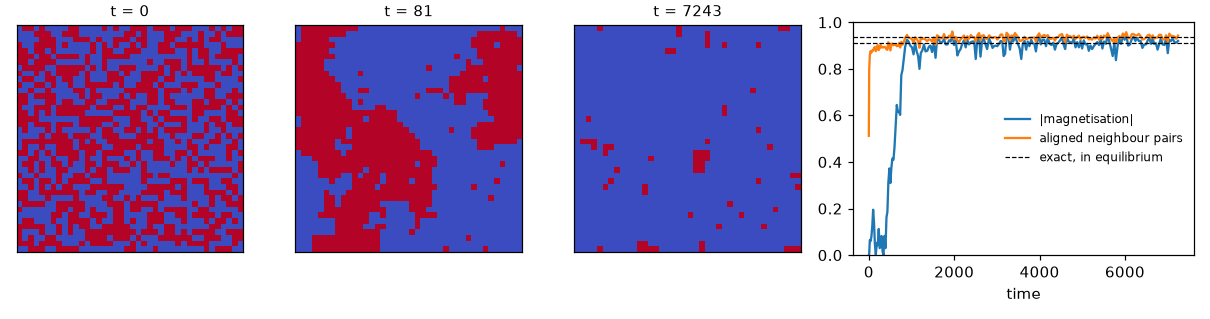

Recreate this plot in Python.
"""Two-dimensional Ising spin model with a custom rate calculator.

The second example of the KMCLib manual, after the model that introduced the
rejection-free ("n-fold way") kinetic Monte Carlo algorithm.  Every site of a
periodic square lattice carries a spin, up ("U") or down ("D").  The only
elementary processes are the two spin flips; what makes the model interesting
is that the rate of a flip depends on the four neighbouring spins:

    rate = min(1, exp(-dE / kT))
    dE = J * (aligned neighbours - opposite neighbours)

Such environment dependent rates are supplied by a *rate calculator*: a class
derived from ``KMCRateCalculatorPlugin`` whose ``rate`` method is called by the
C++ backend whenever it needs the rate of a process at a site.

Starting from random spins below the critical temperature (kT/J = 1, while
kT_c/J = 1.13), the spins order: domains of aligned spins grow until one of
them fills the lattice.  The magnetisation and the fraction of aligned
neighbour pairs then fluctuate around the exact values known for the
two-dimensional Ising model.

Run it with::

    python ising.py                    # Python rate calculator, about 10 s
    python ising.py --calculator cpp   # the built-in C++ rate calculator
    python ising.py --plot             # also writes a figure (needs matplotlib)

References:
  A. B. Bortz, M. H. Kalos and J. L. Lebowitz, J. Comput. Phys. 17 (1975) 10.
  L. Onsager, Phys. Rev. 65 (1944) 117; C. N. Yang, Phys. Rev. 85 (1952) 808.
  M. Leetmaa and N. V. Skorodumova, Comput. Phys. Commun. 185 (2014) 2340.
"""

from __future__ import annotations

import argparse
import math
import sys
import time
from pathlib import Path

import numpy as np

from pykmclib import (
    KMCAnalysisPlugin,
    KMCConfiguration,
    KMCControlParameters,
    KMCInteractions,
    KMCLattice,
    KMCLatticeModel,
    KMCProcess,
    KMCRateCalculatorPlugin,
    KMCUnitCell,
)

# Process numbers: the positions of the processes in the list given to
# KMCInteractions.
FLIP_UP_TO_DOWN = 0
FLIP_DOWN_TO_UP = 1


def build_configuration(size=40, seed=1):
    """A periodic ``size`` x ``size`` lattice: random spins, half of them up."""
    unit_cell = KMCUnitCell(
        cell_vectors=np.eye(3), basis_points=[[0.0, 0.0, 0.0]]
    )
    lattice = KMCLattice(
        unit_cell=unit_cell,
        repetitions=(size, size, 1),
        periodic=(True, True, False),
    )

    spins = np.array(
        ["U", "D"] * (size * size // 2) + ["U"] * (size * size % 2)
    )
    np.random.default_rng(seed).shuffle(spins)
    return KMCConfiguration(
        lattice=lattice, types=spins.tolist(), possible_types=["U", "D"]
    )


def build_interactions():
    """The two spin flips.

    Their rate constants are placeholders: the rate calculator sets the rates.
    """
    site = [[0.0, 0.0, 0.0]]
    processes = [
        KMCProcess(
            coordinates=site,
            elements_before=["U"],
            elements_after=["D"],
            basis_sites=[0],
            rate_constant=1.0,
        ),
        KMCProcess(
            coordinates=site,
            elements_before=["D"],
            elements_after=["U"],
            basis_sites=[0],
            rate_constant=1.0,
        ),
    ]
    return KMCInteractions(processes=processes, implicit_wildcards=True)


class IsingRateCalculator(KMCRateCalculatorPlugin):
    """Metropolis flip rates of the Ising model at the temperature kT/J."""

    kbt_over_j = 1.0

    def rate(
        self,
        coords,
        types_before,
        types_after,
        rate_constant,
        process_number,
        global_coordinate,
    ):
        # The backend hands over all sites within `cutoff()` of the site the
        # process acts on, sorted by distance: the site itself comes first,
        # followed by its four neighbours.
        up_neighbours = sum(1 for spin in types_before[1:5] if spin == "U")
        down_neighbours = 4 - up_neighbours

        if process_number == FLIP_UP_TO_DOWN:
            energy_change = up_neighbours - down_neighbours
        else:
            energy_change = down_neighbours - up_neighbours
        return min(1.0, math.exp(-energy_change / self.kbt_over_j))

    def cutoff(self):
        # Nearest neighbours only, in units of the cell vectors.
        return 1.0

    def cacheRates(self):
        # The rate depends on the local environment only, never on the position
        # or the time, so the backend may remember it: Python is then called
        # once per distinct environment.
        return True


def rate_calculator(kbt_over_j):
    """An ``IsingRateCalculator`` class for the given temperature.

    The interactions take a class, not an instance, hence this function.
    """
    return type(
        "IsingRateCalculator",
        (IsingRateCalculator,),
        {"kbt_over_j": float(kbt_over_j)},
    )


class SpinOrder(KMCAnalysisPlugin):
    """Record the magnetisation and the fraction of aligned neighbour pairs.

    A custom analysis: ``setup`` is called before the first step,
    ``registerStep`` every ``analysis_interval`` steps and ``finalize`` after
    the last one.
    """

    def __init__(self):
        self.times = []
        self.magnetisation = []
        self.aligned_fraction = []
        self.snapshots = []

    @staticmethod
    def spins(configuration):
        """The spins as an array of +1 / -1 with the shape of the lattice."""
        size_a, size_b, _ = configuration.cellRepetitions()
        up = np.array(configuration.types()) == "U"
        return np.where(up, 1, -1).reshape(size_a, size_b)

    def setup(self, step, time, configuration):
        self.registerStep(step, time, configuration)

    def registerStep(self, step, time, configuration):
        spins = self.spins(configuration)
        aligned = np.mean(spins == np.roll(spins, 1, axis=0)) + np.mean(
            spins == np.roll(spins, 1, axis=1)
        )
        self.times.append(time)
        self.magnetisation.append(spins.mean())
        self.aligned_fraction.append(aligned / 2.0)
        self.snapshots.append(spins)

    def printResults(self, stream=sys.stdout):
        stream.write(f"{'time':>15s} {'magnetisation':>15s} {'aligned':>15s}\n")
        for row in zip(
            self.times, self.magnetisation, self.aligned_fraction, strict=True
        ):
            stream.write("{:15.5e} {:15.5f} {:15.5f}\n".format(*row))


def exact_magnetisation(kbt_over_j):
    """The magnetisation of the infinite lattice in equilibrium (Yang 1952)."""
    # In the usual notation, E = -J' * sum over pairs of s_i * s_j, this model
    # has J' = J / 2.
    coupling = 0.5 / kbt_over_j
    argument = math.sinh(2.0 * coupling) ** -4
    return (1.0 - argument) ** 0.125 if argument < 1.0 else 0.0


def exact_aligned_fraction(kbt_over_j):
    """The fraction of aligned neighbour pairs in equilibrium (Onsager 1944)."""
    coupling = 0.5 / kbt_over_j
    modulus = 2.0 * math.sinh(2.0 * coupling) / math.cosh(2.0 * coupling) ** 2
    # The complete elliptic integral of the first kind, by the midpoint rule.
    angles = (np.arange(20000) + 0.5) * (0.5 * math.pi / 20000)
    elliptic = np.sum(1.0 / np.sqrt(1.0 - (modulus * np.sin(angles)) ** 2)) * (
        0.5 * math.pi / 20000
    )
    tanh = math.tanh(2.0 * coupling)
    pair_correlation = (
        0.5 / tanh * (1.0 + 2.0 / math.pi * (2.0 * tanh**2 - 1.0) * elliptic)
    )
    return 0.5 * (1.0 + pair_correlation)


def plot(order, exact, filename):
    try:
        import matplotlib
    except ImportError:
        print("matplotlib is not installed, no figure was written.")
        return
    matplotlib.use("Agg")
    import matplotlib.pyplot as plt

    figure, axes = plt.subplots(
        1, 4, figsize=(11.0, 2.9), dpi=110, width_ratios=[1, 1, 1, 1.5]
    )
    chosen = [0, len(order.snapshots) // 40, len(order.snapshots) - 1]
    for axis, index in zip(axes[:3], chosen, strict=True):
        axis.imshow(
            order.snapshots[index],
            cmap="coolwarm",
            vmin=-1,
            vmax=1,
            interpolation="nearest",
        )
        axis.set_title(f"t = {order.times[index]:.0f}", fontsize=10)
        axis.set_xticks([])
        axis.set_yticks([])

    axes[3].plot(
        order.times, np.abs(order.magnetisation), label="|magnetisation|"
    )
    axes[3].plot(
        order.times, order.aligned_fraction, label="aligned neighbour pairs"
    )
    for value in exact:
        axes[3].axhline(value, color="k", ls="--", lw=0.8)
    axes[3].plot([], [], "k--", lw=0.8, label="exact, in equilibrium")
    axes[3].set_xlabel("time")
    axes[3].set_ylim(0.0, 1.0)
    axes[3].legend(frameon=False, fontsize=8, loc="center right")
    figure.tight_layout()
    figure.savefig(filename)
    plt.close(figure)
    print(f"Figure written to {filename}")


def main(argv=None):
    parser = argparse.ArgumentParser(description=__doc__.splitlines()[0])
    parser.add_argument(
        "--size",
        type=int,
        default=40,
        help="the lattice has size x size sites (default: %(default)s)",
    )
    parser.add_argument(
        "--steps",
        type=int,
        default=1_000_000,
        help="number of kMC steps (default: %(default)s)",
    )
    parser.add_argument(
        "--temperature",
        type=float,
        default=1.0,
        help="kT/J (default: %(default)s)",
    )
    parser.add_argument(
        "--calculator",
        choices=["python", "cpp"],
        default="python",
        help="the rate calculator: the Python class of this script, or the "
        "C++ one built into pykmclib",
    )
    parser.add_argument(
        "--seed",
        type=int,
        default=2014,
        help="seed of the random number generator",
    )
    parser.add_argument(
        "--output-dir",
        type=Path,
        default=Path(__file__).resolve().parent / "output",
    )
    parser.add_argument(
        "--plot",
        action="store_true",
        help="write a figure with snapshots (needs matplotlib)",
    )
    args = parser.parse_args(argv)
    if args.calculator == "cpp" and args.temperature != 1.0:
        parser.error("the built-in C++ calculator is written for kT/J = 1")
    args.output_dir.mkdir(parents=True, exist_ok=True)

    configuration = build_configuration(size=args.size, seed=args.seed)
    interactions = build_interactions()
    if args.calculator == "python":
        # A class, not an instance: the interactions create the calculator when
        # the model is set up.
        interactions.setRateCalculator(
            rate_calculator=rate_calculator(args.temperature)
        )
    else:
        # A string selects one of the calculators compiled into the backend.
        interactions.setRateCalculator(rate_calculator="IsingTestCalculator")
    model = KMCLatticeModel(
        configuration=configuration, interactions=interactions
    )

    order = SpinOrder()
    control_parameters = KMCControlParameters(
        number_of_steps=args.steps,
        dump_interval=max(1, args.steps // 10),
        analysis_interval=max(1, args.steps // 200),
        seed=args.seed,
    )
    started = time.perf_counter()
    model.run(control_parameters=control_parameters, analysis=[order])
    elapsed = time.perf_counter() - started

    with open(args.output_dir / "order.data", "w") as stream:
        order.printResults(stream)
    np.savetxt(
        args.output_dir / "spins_final.txt", order.snapshots[-1], fmt="%2d"
    )

    # Average over the last quarter of the records, when the lattice had time
    # to order.
    late = slice(-max(1, len(order.times) // 4), None)
    magnetisation = np.abs(order.magnetisation)
    exact = (
        exact_magnetisation(args.temperature),
        exact_aligned_fraction(args.temperature),
    )

    print()
    print(f"Results written to {args.output_dir}")
    print(
        f"{args.steps} steps with the {args.calculator} rate calculator"
        f" took {elapsed:.1f} s"
    )
    print(
        "                              start   late in the run"
        "   exact, in equilibrium"
    )
    print(
        f"  |magnetisation|          {magnetisation[0]:8.3f}"
        f" {magnetisation[late].mean():13.3f} {exact[0]:17.3f}"
    )
    print(
        f"  aligned neighbour pairs  {order.aligned_fraction[0]:8.3f}"
        f" {np.mean(order.aligned_fraction[late]):13.3f} {exact[1]:17.3f}"
    )

    if args.plot:
        plot(order, exact, args.output_dir / "ising.png")
    return 0


if __name__ == "__main__":
    raise SystemExit(main())
